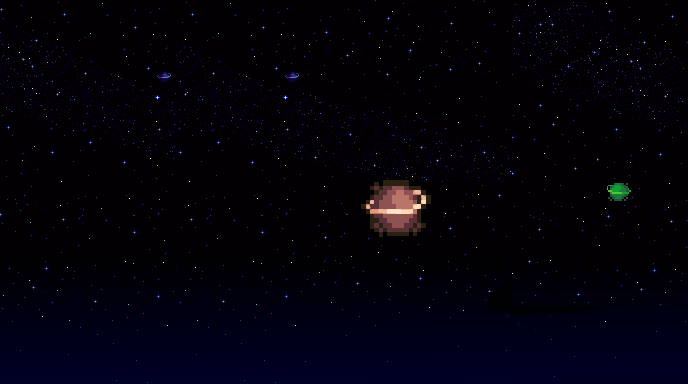

Rendered tile map (Tiled .tmx) drawn with the repository's tilesets; below, a short description and the map source with its tile grids summarised:
An orthogonal 43x24 tile map with 16x16 px tiles, 3 tile layers (Back, Buildings, Front).

<map version="1.10" tiledversion="1.10.1" orientation="orthogonal" renderorder="right-down" width="43" height="24" tilewidth="16" tileheight="16" infinite="0" nextlayerid="7" nextobjectid="1">
 <tileset firstgid="1" name="zPlanet_Moon" tilewidth="16" tileheight="16" tilecount="1032" columns="43">
  <image source="zPlanet_Moon.png" width="688" height="384" />
 </tileset>
 <layer id="1" name="Back" width="43" height="24">
  <data>[1032 cells, 1032 non-empty, 840 distinct tile ids]</data>
 </layer>
 <layer id="2" name="Buildings" width="43" height="24">
  <data>[1032 cells, 0 non-empty, 0 distinct tile ids]</data>
 </layer>
 <layer id="3" name="Front" width="43" height="24">
  <data>[1032 cells, 0 non-empty, 0 distinct tile ids]</data>
 </layer>
 <objectgroup id="4" name="Back" />
 <objectgroup id="5" name="Buildings" />
 <objectgroup id="6" name="Front" />
</map>
